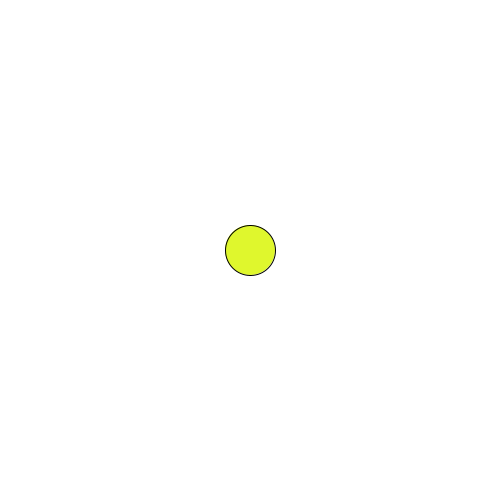
Frame 1 (no input)
Frame 60 (the mouse pressed at the canvas centre just before this capture): identical to frame 1, image omitted
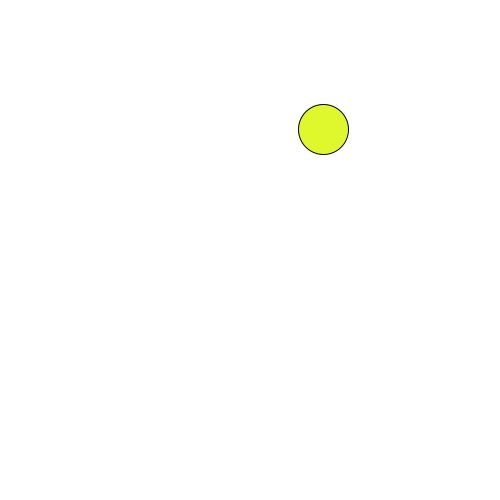
Frame 120 (the mouse held since frame 60 and released just before this capture)

The Processing sketch that drew these frames (run headless with seeded random() and noise(); from frame 60 on, the mouse is pressed at the canvas centre):

// Processing sketch: slippery_dot
// ── slippery_dot.pde
/*** When you are done, this program will draw an ellipse 
     that jumps to new location each time you click on it.
***/
 
 // 1. Create three integer variables to represent the x, y, and the size of the ellipse
       int x=250;
       int y=250;
       int sizeX=50;
       int sizeY=50;
    void setup() {
      // 2. Set the size of your sketch
    size(500, 500);
    }
    
    void draw() {
    
      // 3. Set the background color of your sketch
      background(#FFFFFF);
      // 4. Draw an ellipse using the variables created at the top of the sketch for the location and size of your ellipse. 
      //    Make sure it fits in the window. Change the variables if it does not.
      fill(#DFF72D);
    ellipse (x, y, sizeX, sizeY);
    
    }
    
    /******** This method gets called automatically when you press the mouse ************/
    void mousePressed() {
      //5. Create an integer variable called distance
      int distance;
      //6. The getDistanceFromMouse() method below returns a number.
      //   Set the value of your distance variable to the value returned by the getDistance method
      //   You will need to pass the x and y location of your ellipse to this method.
        
          distance = getDistanceFromMouse(x, y);
      //7.  Use an if statement to check if your distance variable is < the radius of the ellipse
      //    If it is, make a new x AND y for the ellipse, for a new random location on the window
      //    Hint: Use code like this      x = (int) random(width);
       if( distance <= sizeX/2) {
         x = (int) random(width);
         y = (int) random(height);
       }
      
    }
    
    /********  This method gives you the number of pixels between the mouse and the x,y point ***********/
    int getDistanceFromMouse(int x, int y) {
      return (int)Math.sqrt(Math.pow((mouseX-x),2) + Math.pow((mouseY-y),2));
    }
